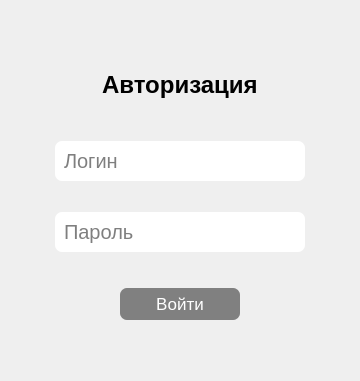
<?xml version="1.0" encoding="UTF-8"?>
<ui version="4.0">
 <class>Dialog</class>
 <widget class="QDialog" name="Dialog">
  <property name="geometry">
   <rect>
    <x>0</x>
    <y>0</y>
    <width>360</width>
    <height>381</height>
   </rect>
  </property>
  <property name="cursor">
   <cursorShape>ArrowCursor</cursorShape>
  </property>
  <property name="windowTitle">
   <string>Dialog</string>
  </property>
  <property name="styleSheet">
   <string notr="true">#auth_btn{
	border-radius: 7px;
	background-color: gray;
	color: white;
}

#auth_btn:hover{
	background-color: lightgray;
	color: black;
}</string>
  </property>
  <layout class="QVBoxLayout" name="verticalLayout_2">
   <item>
    <layout class="QVBoxLayout" name="verticalLayout">
     <item alignment="Qt::AlignHCenter">
      <widget class="QLabel" name="label">
       <property name="maximumSize">
        <size>
         <width>16777215</width>
         <height>50</height>
        </size>
       </property>
       <property name="font">
        <font>
         <pointsize>18</pointsize>
         <weight>75</weight>
         <bold>true</bold>
        </font>
       </property>
       <property name="text">
        <string>Авторизация</string>
       </property>
      </widget>
     </item>
     <item alignment="Qt::AlignHCenter">
      <widget class="QLineEdit" name="login_text">
       <property name="minimumSize">
        <size>
         <width>250</width>
         <height>0</height>
        </size>
       </property>
       <property name="maximumSize">
        <size>
         <width>133</width>
         <height>16777215</height>
        </size>
       </property>
       <property name="font">
        <font>
         <pointsize>15</pointsize>
        </font>
       </property>
       <property name="styleSheet">
        <string notr="true">margin-top: 25px;

border-radius: 7px;
padding: 7px</string>
       </property>
       <property name="placeholderText">
        <string>Логин</string>
       </property>
      </widget>
     </item>
     <item alignment="Qt::AlignHCenter">
      <widget class="QLineEdit" name="pw_text">
       <property name="sizePolicy">
        <sizepolicy hsizetype="Expanding" vsizetype="Fixed">
         <horstretch>0</horstretch>
         <verstretch>0</verstretch>
        </sizepolicy>
       </property>
       <property name="minimumSize">
        <size>
         <width>250</width>
         <height>0</height>
        </size>
       </property>
       <property name="maximumSize">
        <size>
         <width>206</width>
         <height>16777215</height>
        </size>
       </property>
       <property name="font">
        <font>
         <pointsize>15</pointsize>
        </font>
       </property>
       <property name="styleSheet">
        <string notr="true">margin-top: 25px; margin-bottom: 30px;

border-radius: 7px;
padding: 7px</string>
       </property>
       <property name="inputMask">
        <string/>
       </property>
       <property name="echoMode">
        <enum>QLineEdit::Password</enum>
       </property>
       <property name="placeholderText">
        <string>Пароль</string>
       </property>
      </widget>
     </item>
     <item alignment="Qt::AlignHCenter">
      <widget class="QPushButton" name="auth_btn">
       <property name="minimumSize">
        <size>
         <width>120</width>
         <height>0</height>
        </size>
       </property>
       <property name="maximumSize">
        <size>
         <width>200</width>
         <height>32</height>
        </size>
       </property>
       <property name="font">
        <font>
         <pointsize>13</pointsize>
        </font>
       </property>
       <property name="cursor">
        <cursorShape>PointingHandCursor</cursorShape>
       </property>
       <property name="styleSheet">
        <string notr="true"/>
       </property>
       <property name="text">
        <string>Войти</string>
       </property>
      </widget>
     </item>
    </layout>
   </item>
  </layout>
 </widget>
 <resources/>
 <connections/>
</ui>
